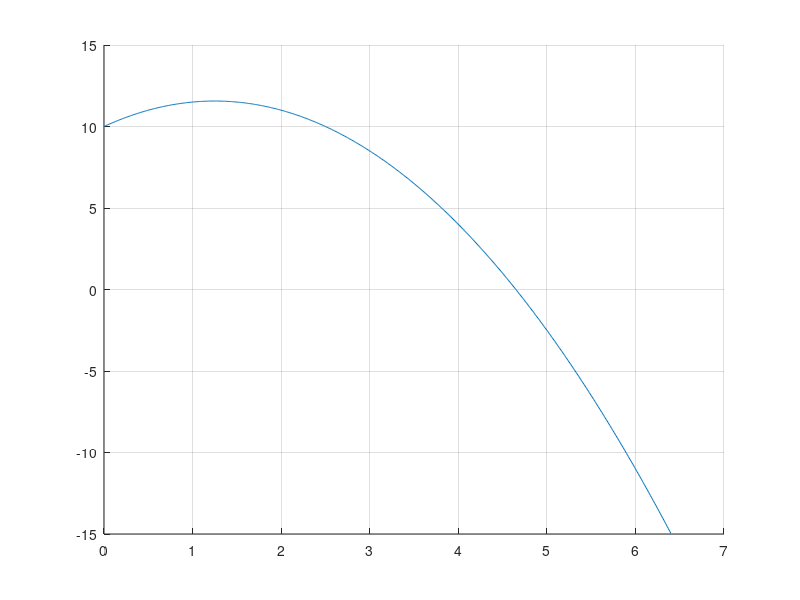

Here is the MATLAB script that generated this plot:
clear;
clc;



v0=  input ('nhap van toc ban dau la: ');

vx=v0/sqrt(2);
vy=v0/sqrt(2);

h0=10;

hmax=vy^2/20+10;

t1=vy/10;
disp (t1);

x_hmax=vx*t1;

b=x_hmax*2;

vymax=sqrt (2*10*hmax);

t2=vymax/10;

xmax=vx*(t1+t2);

x=0:0.01:xmax;

y=-x.^2+b*x+h0;
 
grid on;
hold on;
plot (x,y);


